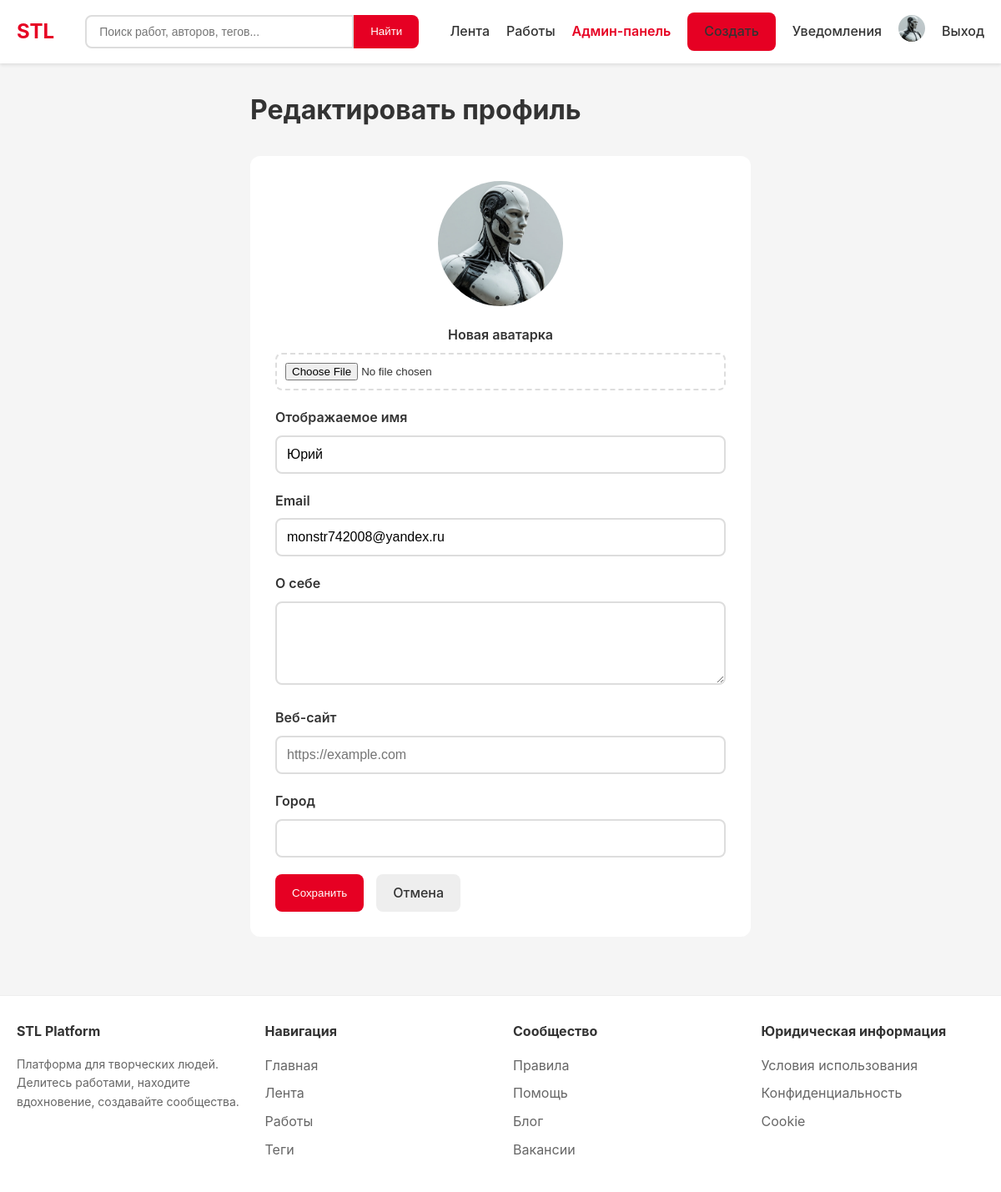
The app's page /auth/edit/ (signed in) with its own data.
### accounts/models.py (models this page shows, shortened)
class User(AbstractUser):
    email = models.EmailField(unique=True)
    avatar = models.ImageField(upload_to='avatars/', null=True, blank=True)
    bio = models.TextField('О себе', blank=True)
    website = models.URLField(blank=True)
    location = models.CharField('Город', max_length=100, blank=True)
    created_at = models.DateTimeField(auto_now_add=True)
    class Meta:
        verbose_name = 'Пользователь'
        verbose_name_plural = 'Пользователи'

class Profile(models.Model):
    user = models.OneToOneField(User, on_delete=models.CASCADE, related_name='profile')
    display_name = models.CharField('Отображаемое имя', max_length=100, blank=True)
    slug = models.SlugField(unique=True, blank=True)
    followers_count = models.PositiveIntegerField(default=0)
    following_count = models.PositiveIntegerField(default=0)
    works_count = models.PositiveIntegerField(default=0)
    likes_received = models.PositiveIntegerField(default=0)
    is_verified = models.BooleanField('Проверенный', default=False)
    is_pro = models.BooleanField('Pro аккаунт', default=False)
    class Meta:
        verbose_name = 'Профиль'
        verbose_name_plural = 'Профили'

### accounts/views.py (the view, shortened to what this page needs)
# urls.py: path('edit/', views.edit_profile, name='edit'),
@login_required
def edit_profile(request):
    profile = Profile.objects.filter(user=request.user).first()
    return render(request, 'accounts/edit_profile.html', {'profile': profile})

### templates/accounts/edit_profile.html (shortened to what this page needs)
{% extends 'base.html' %}
{% block content %}
<div style="max-width: 600px; margin: 0 auto;">
    <h1 style="margin-bottom: 30px;">Редактировать профиль</h1>
    <form method="post" enctype="multipart/form-data" style="background: white; padding: 30px; border-radius: 12px;">
        <div style="margin-bottom: 20px; text-align: center;">
            {% if user.avatar %}
                <img src="{{ user.avatar.url }}" alt="Avatar" style="width: 150px; height: 150px; border-radius: 50%; object-fit: cover; margin-bottom: 15px;">
            {% else %}
                <div style="width: 150px; height: 150px; border-radius: 50%; background: #f0f0f0; display: flex; align-items: center; justify-content: center; font-size: 60px; color: #999; margin: 0 auto 15px;">
                    {{ user.username|first|upper }}
                </div>
            {% endif %}
            <label style="display: block; margin-bottom: 8px; font-weight: 600;">Новая аватарка</label>
            <input type="file" name="avatar" accept="image/*"
                style="width: 100%; padding: 10px; border: 2px dashed #ddd; border-radius: 8px;">
        </div>
        <div style="margin-bottom: 20px;">
            <label style="display: block; margin-bottom: 8px; font-weight: 600;">Отображаемое имя</label>
            <input type="text" name="display_name" value="{{ profile.display_name|default:'' }}"
                style="width: 100%; padding: 12px; border: 2px solid #ddd; border-radius: 8px; font-size: 16px;">
        </div>
        <div style="margin-bottom: 20px;">
            <label style="display: block; margin-bottom: 8px; font-weight: 600;">Email</label>
            <input type="email" name="email" value="{{ user.email }}"
                style="width: 100%; padding: 12px; border: 2px solid #ddd; border-radius: 8px; font-size: 16px;">
        </div>
        <div style="margin-bottom: 20px;">
            <label style="display: block; margin-bottom: 8px; font-weight: 600;">О себе</label>
            <textarea name="bio" rows="4"
                style="width: 100%; padding: 12px; border: 2px solid #ddd; border-radius: 8px; font-size: 16px; resize: vertical;">{{ profile.bio|default:'' }}</textarea>
        </div>
        <div style="margin-bottom: 20px;">
            <label style="display: block; margin-bottom: 8px; font-weight: 600;">Веб-сайт</label>
            <input type="url" name="website" value="{{ profile.website|default:'' }}"
                placeholder="https://example.com"
                style="width: 100%; padding: 12px; border: 2px solid #ddd; border-radius: 8px; font-size: 16px;">
        </div>
        <div style="margin-bottom: 20px;">
            <label style="display: block; margin-bottom: 8px; font-weight: 600;">Город</label>
            <input type="text" name="location" value="{{ profile.location|default:'' }}"
                style="width: 100%; padding: 12px; border: 2px solid #ddd; border-radius: 8px; font-size: 16px;">
        </div>
        <div style="display: flex; gap: 15px;">
            <button type="submit" class="btn btn-primary">Сохранить</button>
            <a href="{% url 'accounts:profile' user.username %}" class="btn btn-secondary">Отмена</a>
        </div>
    </form>
</div>
{% endblock %}

### templates/base.html (shortened to what this page needs)
<!DOCTYPE html>
<html lang="ru">
<head>
</head>
<body>
    <header class="header">
        <div class="header-content">
            <a href="{% url 'core:home' %}" class="logo">STL</a>
            <form action="{% url 'core:work_list' %}" method="get" class="search-form">
                <input type="text" name="q" placeholder="Поиск работ, авторов, тегов..." value="{{ request.GET.q }}">
                <button type="submit">Найти</button>
            </form>
            <nav class="nav-links">
                {% if user.is_authenticated %}
                    <a href="{% url 'core:feed' %}">Лента</a>
                    <a href="{% url 'core:work_list' %}">Работы</a>
                    {% if user.is_staff %}
                        <a href="{% url 'admin:index' %}" style="color: #e60023; font-weight: 600;">Админ-панель</a>
                    {% endif %}
                    <a href="{% url 'core:work_create' %}" class="btn btn-primary">Создать</a>
                    <a href="{% url 'interactions:notifications' %}">Уведомления</a>
                    <a href="{% url 'accounts:profile' username=user.username %}">
                        {% if user.avatar %}
                            <img src="{{ user.avatar.url }}" alt="{{ user.username }}" class="avatar">
                        {% else %}
                            {{ user.username }}
                        {% endif %}
                    </a>
                    <a href="{% url 'accounts:logout' %}">Выход</a>
                {% else %}
                    <a href="{% url 'accounts:login' %}" class="btn btn-secondary">Вход</a>
                    <a href="{% url 'accounts:register' %}" class="btn btn-primary">Регистрация</a>
                {% endif %}
            </nav>
        </div>
    </header>
    <main class="main">
        <div class="container">
            {% block content %}{% endblock %}
        </div>
    </main>
    <footer class="footer">
        <div class="footer-content">
            <div class="footer-section">
                <h4>STL Platform</h4>
                <p style="color: #666; font-size: 14px;">
                    Платформа для творческих людей. Делитесь работами, находите вдохновение, создавайте сообщества.
                </p>
            </div>
            <div class="footer-section">
                <h4>Навигация</h4>
                <a href="{% url 'core:home' %}">Главная</a>
                <a href="{% url 'core:feed' %}">Лента</a>
                <a href="{% url 'core:work_list' %}">Работы</a>
                <a href="{% url 'core:tag_list' %}">Теги</a>
            </div>
            <div class="footer-section">
                <h4>Сообщество</h4>
                <a href="#">Правила</a>
                <a href="#">Помощь</a>
                <a href="#">Блог</a>
                <a href="#">Вакансии</a>
            </div>
            <div class="footer-section">
                <h4>Юридическая информация</h4>
                <a href="#">Условия использования</a>
                <a href="#">Конфиденциальность</a>
                <a href="#">Cookie</a>
            </div>
        </div>
    </footer>
</body>
</html>

### templates/base.html (style rules this page uses)
* { margin: 0; padding: 0; box-sizing: border-box; }
body { font-family: -apple-system, BlinkMacSystemFont, 'Segoe UI', Roboto, Oxygen, Ubuntu, sans-serif; background: #f5f5f5; color: #333; line-height: 1.6; }
.container { max-width: 1200px; margin: 0 auto; padding: 0 20px; }
.header { background: #fff; box-shadow: 0 2px 4px rgba(0,0,0,0.1); position: sticky; top: 0; z-index: 100; }
.header-content { display: flex; justify-content: space-between; align-items: center; padding: 15px 20px; max-width: 1200px; margin: 0 auto; }
.logo { font-size: 24px; font-weight: bold; color: #e60023; text-decoration: none; }
.search-form { flex: 1; max-width: 400px; margin: 0 20px; display: flex; }
.search-form input { flex: 1; padding: 10px 15px; border: 2px solid #ddd; border-radius: 8px 0 0 8px; font-size: 14px; }
.search-form button { padding: 10px 20px; background: #e60023; color: white; border: none; border-radius: 0 8px 8px 0; cursor: pointer; }
.nav-links { display: flex; gap: 20px; align-items: center; }
.nav-links a { color: #333; text-decoration: none; font-weight: 500; }
.btn { padding: 10px 20px; border-radius: 8px; text-decoration: none; font-weight: 500; cursor: pointer; border: none; display: inline-block; }
.btn-primary { background: #e60023; color: white; }
.btn-secondary { background: #eee; color: #333; }
.avatar { width: 32px; height: 32px; border-radius: 50%; object-fit: cover; }
.main { padding: 30px 0; min-height: calc(100vh - 200px); }
.footer { background: #fff; padding: 30px 0; margin-top: 40px; border-top: 1px solid #eee; }
.footer-content { display: grid; grid-template-columns: repeat(4, 1fr); gap: 30px; max-width: 1200px; margin: 0 auto; padding: 0 20px; }
.footer-section h4 { margin-bottom: 15px; color: #333; }
.footer-section a { display: block; color: #666; text-decoration: none; margin-bottom: 8px; }

### records on screen
User: avatar (picture), email "monstr742008@yandex.ru"
Profile: display_name "Юрий"
